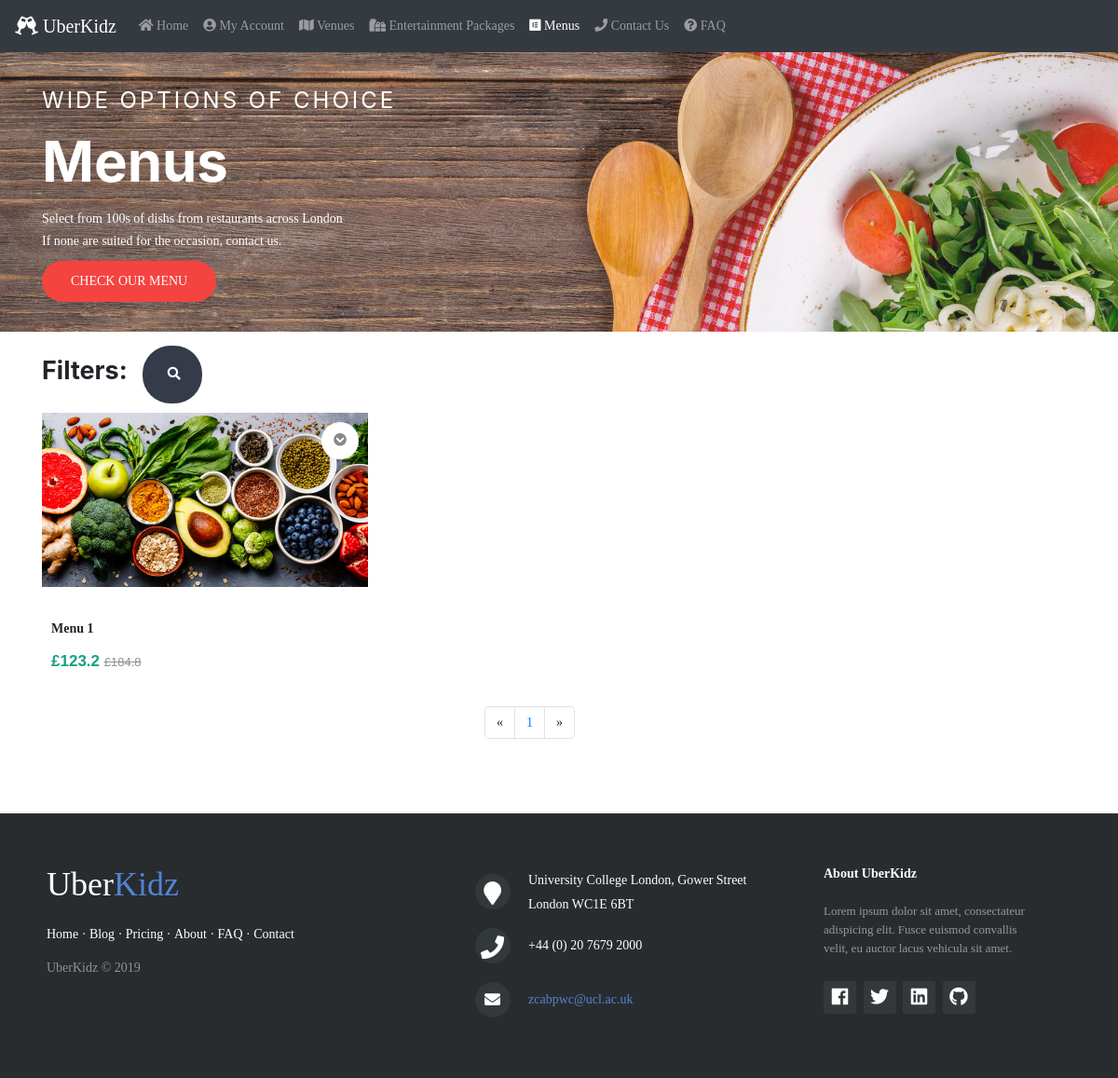
The page /menus.php on the database as committed earlier.
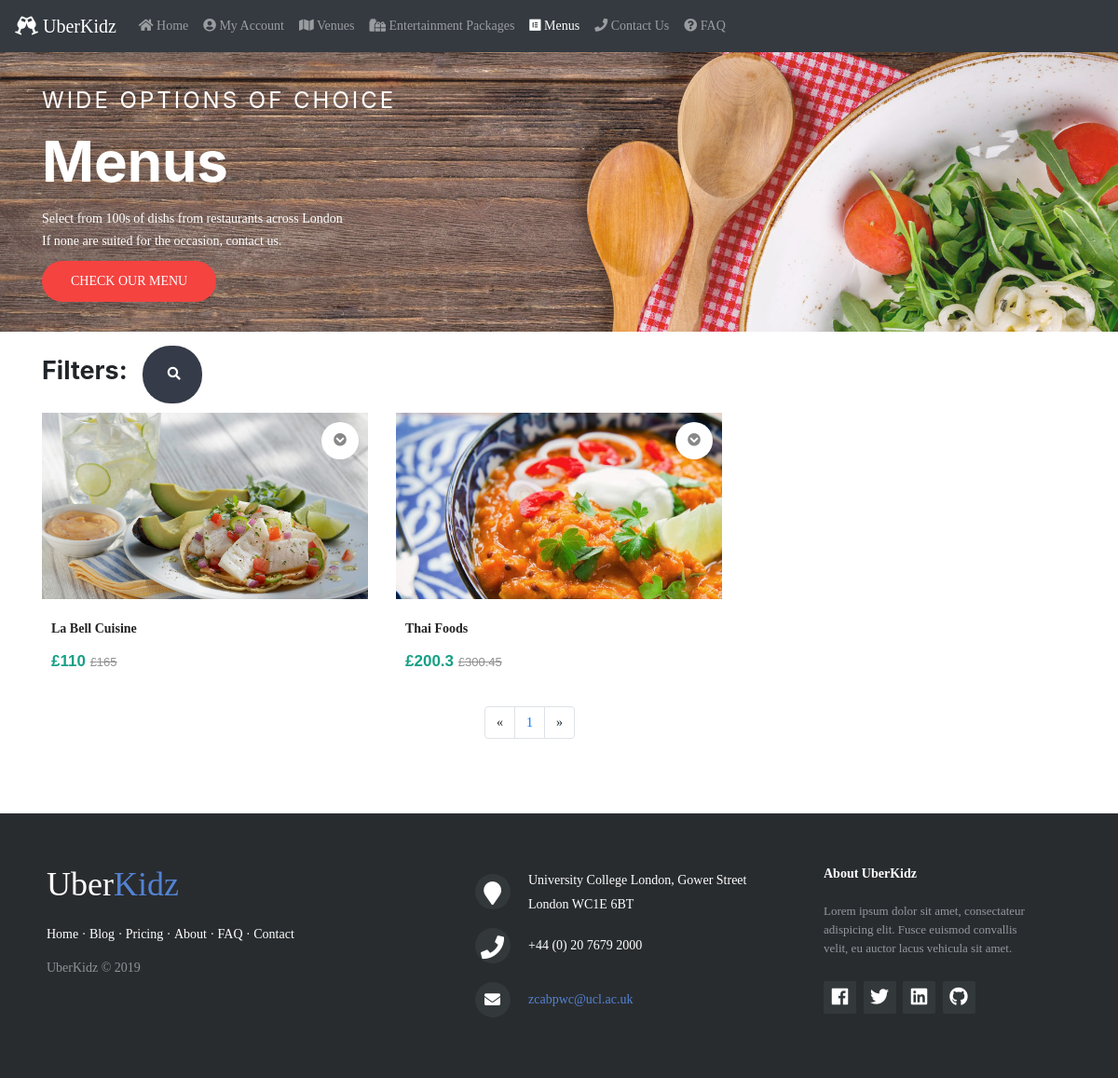
The same page on the database as committed later.
### tables this page shows
CREATE TABLE `menu` (
  `event_ID` int(50) NOT NULL,
  `duration` int(11) NOT NULL
);

CREATE TABLE `event` (
  `event_ID` int(50) NOT NULL,
  `provider_ID` int(50) NOT NULL,
  `event_type` varchar(50) NOT NULL,
  `name` varchar(100) NOT NULL,
  `price` float NOT NULL,
  `description` varchar(200) NOT NULL,
  `created` datetime NOT NULL,
  `eventimage1` text NOT NULL,
  `eventimage2` text NOT NULL,
  `eventimage3` text NOT NULL
);

### assets/controllers/menus.php (called while the page is built, shortened)
<?php
include_once $_SERVER['DOCUMENT_ROOT'] . '/assets/model/event.php';
include_once $_SERVER['DOCUMENT_ROOT'] . '/assets/controllers/eventUtilFunc.php';
$event = new event();
$min = round($event->min_price('menu') - 1, 0, PHP_ROUND_HALF_UP);
$max = round($event->max_price('menu') + 1, 0, PHP_ROUND_HALF_DOWN);
if (!isset($_GET['criteria'])) {
    $menus = $event->read_menus($from_record_num, $records_per_page);
    $row_count_menus = $event->row_count_menus();
}

### assets/model/dbController.php (called while the page is built, shortened)
<?php
class dbController
{
    private $host;
    private $user;
    private $password;
    private $database;
    private $conn;
    function __construct()
    {
        $config = parse_ini_file($_SERVER['DOCUMENT_ROOT'] . '/config.ini');
        $this->host = $config['host'];
        $this->user = $config['username'];
        $this->password = $config['password'];
        $this->database = $config['dbName'];
        $this->conn = $this->connectDB();
    }
    function connectDB()
    {
        $conn = mysqli_connect($this->host, $this->user, $this->password, $this->database);
        return $conn;
    }
    function db_query($query, $param_type, $param_value_array)
    {
        $sql = $this->conn->prepare($query);
        $this->bindQueryParams($sql, $param_type, $param_value_array);
        $sql->execute();
        $result = $sql->get_result();
        if ($result->num_rows > 0) {
            while ($row = $result->fetch_assoc()) {
                $resultset[] = $row;
            }
        }
        if (!empty($resultset)) {
            return $resultset;
        }
        return array();
    }
    function bindQueryParams($sql, $param_type, $param_value_array)
    {
        $param_value_reference[] = &$param_type;
        for ($i = 0; $i < count($param_value_array); $i++) {
            $param_value_reference[] = &$param_value_array[$i];
        }
        call_user_func_array(array(
            $sql,
            'bind_param'
        ), $param_value_reference);
    }
}

### assets/model/event.php (called while the page is built, shortened)
<?php
require_once "dbController.php";
class event
{
    function read_menus($from_record_num, $records_per_page)
    {
        $db_handle = new dbController();
        $sql = "
        SELECT event.event_ID, event.name, event.description, event.price, event.eventimage1, event.eventimage2, menu.duration
        from event, menu
        WHERE event.event_ID = menu.event_ID
        AND event.event_type = 'menu'
        ORDER BY event.created
        LIMIT ?, ?
        ";
        return $db_handle->db_query($sql, 'ii', array($from_record_num, $records_per_page));
    }
    function row_count_menus()
    {
        $db_handle = new dbController();
        $sql = "
        SELECT COUNT(*) as rowCount
        from event, menu
        WHERE event.event_ID = menu.event_ID
        AND event.event_type = ?
    ";
        return $db_handle->db_query($sql, 's', array('menu'))[0]['rowCount'];
    }
    public function min_price($productType)
    {
        $db_handle = new dbController();
        $sql = "SELECT min(price) as minPrice FROM event WHERE event_type = ?";
        return floatval($db_handle->db_query($sql, 's', array($productType))[0]['minPrice']);
    }
    public function max_price($productType)
    {
        $db_handle = new dbController();
        $sql = "SELECT max(price) as maxPrice FROM event WHERE event_type = ?";
        return floatval($db_handle->db_query($sql, 's', array($productType))[0]['maxPrice']);
    }
}

### assets/controllers/eventUtilFunc.php (called while the page is built)
<?php
$page = isset($_GET['page']) ? $_GET['page'] : 1;
$records_per_page = 6;
$from_record_num = ($records_per_page * $page) - $records_per_page;

### menus.php (the view, shortened to what the rows shown need)
<?php include("./assets/controllers/menus.php") ?>
<!doctype html>
<html>
<head>
    <?php include("includes/headTags.php"); ?>
    <link rel="stylesheet" href="assets/css/menus.css" type="text/css">
    <link rel="stylesheet" href="assets/css/util.css" type="text/css">
    <link rel="stylesheet"
          href="https://cdnjs.cloudflare.com/ajax/libs/ion-rangeslider/2.3.0/css/ion.rangeSlider.min.css"/>
</head>
<body>
<br>
<section class="banner-area relative" id="home">
    <div class="container">
        <div class="row d-flex align-items-center justify-content-start banner-text">
            <div class="banner-content col-lg-8 col-md-12">
                <h1>
                    Menus
                </h1>
            </div>
        </div>
    </div>
</section>
<div class="container product" id="product-display">
    <div class="row">
        <?php for ($i = 0; $i < min($records_per_page, $row_count_menus - $records_per_page * ($page - 1)); $i++) { ?>
            <div class="col-md-4 col-sm-6">
                <form class="product-grid">
                    <div class="product-image">
                        <a href="eventDetail.php?id=<?= $menus[$i]['event_ID'] ?>&from=menus">
                            <img class="pic-1"
                                 src="./assets/uploads/menu/<?= $menus[$i]['eventimage1'] ?>"
                                 alt="Preview Image 1">
                        </a>
                        <ul class="function">
                            <li><a href="" data-tip="Details" class="detail"><i class="fas fa-chevron-circle-down"></i></a>
                            </li>
                        </ul>
                    </div>
                    <div class="product-content">
                        <h3 class="title">
                            <a href="eventDetail.php?id=<?= $menus[$i]['event_ID'] ?>&from=menus"><?= $menus[$i]['name'] ?></a>
                        </h3>
                        <div class="price">
                            &#163;<?= $menus[$i]['price'] ?>
                            <span>&#163;<?= (round((float)$menus[$i]['price'] * 1.5, 2)) ?></span>
                        </div>
                    </div>
                </form>
            </div>
        <?php } ?>
    </div>
</div>
</body>
</html>

Rows that differ between the two databases and show on the page:
removed menu: event_ID.eventimage1 (picture), event_ID.name "Menu 1", event_ID.price "123.2", (float)$menus[$i]['price']*1.5 "184.8"
added menu: event_ID.eventimage1 (picture), event_ID.name "La Bell Cuisine", event_ID.price "110", (float)$menus[$i]['price']*1.5 "165"
added menu: event_ID.eventimage1 (picture), event_ID.name "Thai Foods", event_ID.price "200.3", (float)$menus[$i]['price']*1.5 "300.45"
